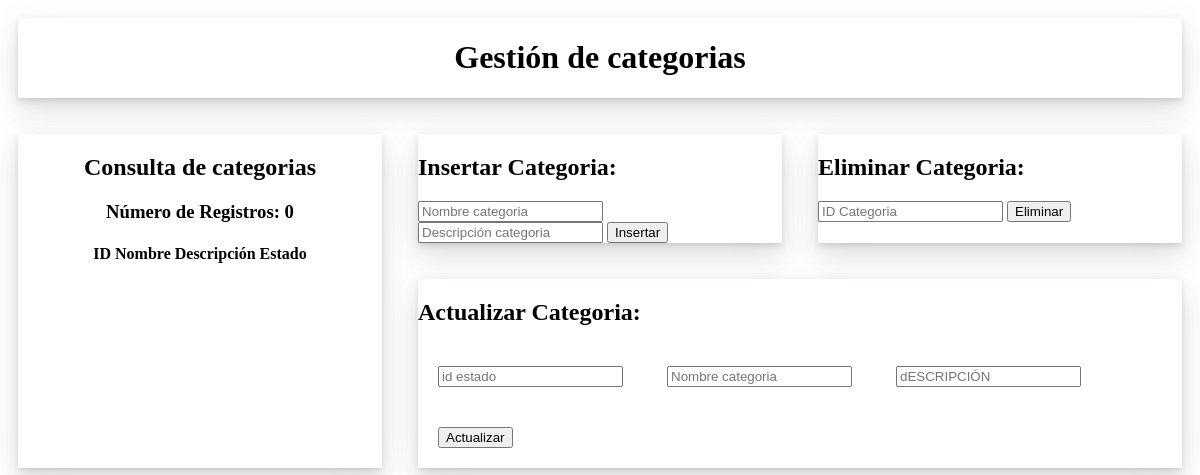
/Category.php, run on an earlier commit of the app's database.
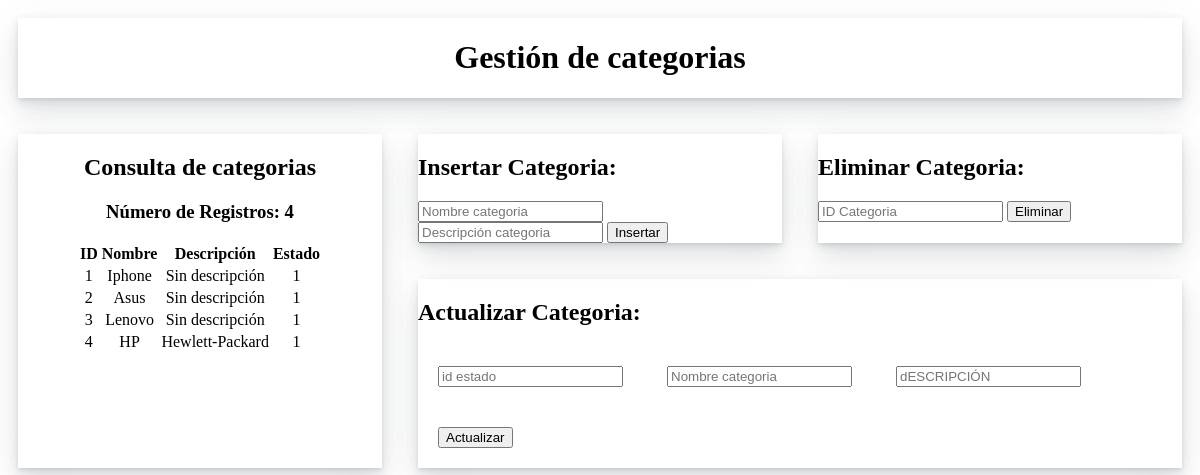
And on a later commit of the database.
### tables this page shows
CREATE TABLE Category(
    idCategory INT NOT NULL AUTO_INCREMENT PRIMARY KEY,
    nameCategory VARCHAR(100) NOT NULL,
    descriptionCategory VARCHAR(100) DEFAULT 'Sin descripción',
     
    idStatus TINYINT DEFAULT 1
);

### controllers/CategoryController.php (called while the page is built, shortened)
<?php
require_once(__DIR__ . '/../models/CategoryModel.php');
class CategoryController {
	private $model;
	public function __construct() {
		$this->model = new CategoryModel();
	}
	public function get($filter = '' ) {
		return $this->model->get( $filter);
	}
}

### models/Model.php (called while the page is built, shortened)
<?php
abstract class Model {
	private static $db_host = 'localhost';
	private static $db_user = 'root';
	private static $db_pass = '';
	private static $db_name = 'tecnoStore';
	private static $db_charset = 'utf8';
	private $conn;
	protected $query;
	protected $rows = array();
	private function db_open() {
		$this->conn = new mysqli(
			self::$db_host,
			self::$db_user,
			self::$db_pass,
			self::$db_name
		);
		$this->conn->set_charset(self::$db_charset);
	}
	protected function get_query() {
		$result = $this->conn->query($this->query);
		while( $this->rows[] = $result->fetch_assoc() );
		return array_pop($this->rows);
	}
}

### models/CategoryModel.php (called while the page is built, shortened)
<?php
require_once('Model.php');
class CategoryModel extends Model {
	public function get( $filter = '' ) {
		$this->query = ( $filter != '')
			?"SELECT * FROM Category WHERE idCategory LIKE '%$filter%';"
			:"SELECT * FROM Category";
		$this->get_query();
		$data = array();
		foreach ($this->rows as $key => $value) {
			array_push($data, $value);
		}
		return $data;
	}
}
?>

### views/CategoryView.php (the view, shortened to what this page needs)
<?php
require(__DIR__ . '/../controllers/CategoryController.php');
function Consultar(){
	$category = new CategoryController();
	$category_data = $category->get();
			$num_category = count($category_data);
?>
			<h2>Consulta de categorias</h2>
			<?php echo "<h3>Número de Registros: $num_category</h3>"; ?>
				<table>
				<tr>
					<th>ID </th>
					<th>Nombre </th>
                    <th>Descripción </th>
					<th>Estado </th>
				</tr>
<?php
			for ($n = 0; $n < count($category_data); $n++) {
				echo '<tr>
					<td>'.$category_data[$n]['idCategory'].'</td>
                    <td>'.$category_data[$n]['nameCategory'].'</td>
                    <td>'.$category_data[$n]['descriptionCategory'].'</td>
                    <td>'.$category_data[$n]['idStatus'].'</td>
				</tr>';
			}
				echo '</table>';
}

### Category.php (shortened to what this page needs)
<!DOCTYPE html>
<html lang="en">
<head>
    <link rel="stylesheet" href="./public/css/Category.css">
</head>
<body>
    <div class="container">
        <div class="title">
            <h1>Gestión de categorias</h1>
        </div>
        <form class="formShow" method="POST" action="views/CategoryView.php">
            <?php
                require(__DIR__.'/views/CategoryView.php');
                Consultar();
            ?>
        </form>
        <form class="formInsert" method="POST" action="views/CategoryView.php">
            <h2>Insertar Categoria:</h2>
            <input type="text" name="nameCategory" placeholder="Nombre categoria">
            <input type="text" name="descriptionCategory" placeholder="Descripción categoria">
            <input type="submit" value="Insertar" name="accion">
        </form>
        <form class="formDelete" method="POST" action="views/CategoryView.php">
            <div class="sub-container">
                <h2>Eliminar Categoria:</h2>
                <input type="number" name="IdCategoryDelete" placeholder="ID Categoria">
                <input type="submit" value="Eliminar" name="accion">
            </div>
        </form>
        <form class="formUpdate" method="POST" action="views/CategoryView.php">
            <h2>Actualizar Categoria:</h2>
            <input style="margin: 20px;" type="number" name="idCategory" placeholder="id estado">
            <input style="margin: 20px;" type="text" name="nameCategory" placeholder="Nombre categoria">
            <input style="margin: 20px;" type="text" name="descriptionCategory" placeholder="dESCRIPCIÓN">
           <input style="margin: 20px;" type="submit" value="Actualizar" name="accion">
        </form>
    </div>
</body>
</html>

### public/css/Category.css (style rules this page uses)
.container { display: grid; grid-template-columns: repeat(3, 1fr); gap: 1em; grid-auto-rows: minmax(100px, auto); align-items: stretch; }
.title { grid-column: 1/4; box-shadow: 0 .46875rem 2.1875rem rgba(90,97,105,.1),0 .9375rem 1.40625rem rgba(90,97,105,.1),0 .25rem .53125rem rgba(90,97,105,.12),0 .125rem .1875rem rgba(90,97,105,.1); margin: 10px; text-align: center; }
.formShow { grid-row: 2/4; box-shadow: 0 .46875rem 2.1875rem rgba(90,97,105,.1),0 .9375rem 1.40625rem rgba(90,97,105,.1),0 .25rem .53125rem rgba(90,97,105,.12),0 .125rem .1875rem rgba(90,97,105,.1); margin: 10px; text-align: center; }
table { margin: 0 auto; }
.formUpdate { grid-column: 2/4; box-shadow: 0 .46875rem 2.1875rem rgba(90,97,105,.1),0 .9375rem 1.40625rem rgba(90,97,105,.1),0 .25rem .53125rem rgba(90,97,105,.12),0 .125rem .1875rem rgba(90,97,105,.1); margin: 10px; }
.formInsert, .formDelete { box-shadow: 0 .46875rem 2.1875rem rgba(90,97,105,.1),0 .9375rem 1.40625rem rgba(90,97,105,.1),0 .25rem .53125rem rgba(90,97,105,.12),0 .125rem .1875rem rgba(90,97,105,.1); margin: 10px; }

What changed in the data, as far as the page shows it:
added category: idCategory "1", nameCategory "Iphone", descriptionCategory "Sin descripción", idStatus "1"
added category: idCategory "2", nameCategory "Asus", descriptionCategory "Sin descripción", idStatus "1"
added category: idCategory "3", nameCategory "Lenovo", descriptionCategory "Sin descripción", idStatus "1"
added category: idCategory "4", nameCategory "HP", descriptionCategory "Hewlett-Packard", idStatus "1"
Also different on the page:
$num_category: "0" → "4"
